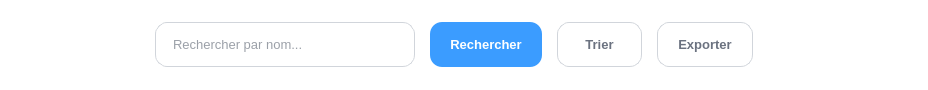
      <widget class="QFrame" name="toolbarFrame">
       <property name="minimumSize">
        <size>
         <width>0</width>
         <height>90</height>
        </size>
       </property>
       <property name="maximumSize">
        <size>
         <width>16777215</width>
         <height>90</height>
        </size>
       </property>
       <property name="styleSheet">
        <string notr="true">background-color: white;
border: none;</string>
       </property>
       <property name="frameShape">
        <enum>QFrame::Shape::NoFrame</enum>
       </property>
       <layout class="QHBoxLayout" name="horizontalLayoutToolbar">
        <property name="spacing">
         <number>15</number>
        </property>
        <property name="leftMargin">
         <number>40</number>
        </property>
        <property name="topMargin">
         <number>15</number>
        </property>
        <property name="rightMargin">
         <number>40</number>
        </property>
        <property name="bottomMargin">
         <number>15</number>
        </property>
        <item>
         <widget class="QPushButton" name="btnVueListe">
          <property name="minimumSize">
           <size>
            <width>100</width>
            <height>45</height>
           </size>
          </property>
          <property name="cursor">
           <cursorShape>PointingHandCursor</cursorShape>
          </property>
          <property name="styleSheet">
           <string notr="true">QPushButton {
    background: qlineargradient(x1:0, y1:0, x2:1, y2:0,
        stop:0 #3b9cff, stop:1 #2dd4bf);
    color: white;
    border: none;
    border-radius: 12px;
    padding: 12px 20px;
    font-size: 13px;
    font-weight: 600;
}
QPushButton:hover {
    background: qlineargradient(x1:0, y1:0, x2:1, y2:0,
        stop:0 #2b8cef, stop:1 #1dc4af);
}</string>
          </property>
          <property name="text">
           <string>Liste</string>
          </property>
          <property name="checkable">
           <bool>true</bool>
          </property>
          <property name="checked">
           <bool>true</bool>
          </property>
         </widget>
        </item>
        <item>
         <spacer name="horizontalSpacerToolbar">
          <property name="orientation">
           <enum>Qt::Orientation::Horizontal</enum>
          </property>
          <property name="sizeHint" stdset="0">
           <size>
            <width>0</width>
            <height>0</height>
           </size>
          </property>
         </spacer>
        </item>
        <item>
         <widget class="QLineEdit" name="lineEditRecherche">
          <property name="minimumSize">
           <size>
            <width>260</width>
            <height>45</height>
           </size>
          </property>
          <property name="maximumSize">
           <size>
            <width>260</width>
            <height>45</height>
           </size>
          </property>
          <property name="styleSheet">
           <string notr="true">QLineEdit {
    background-color: white;
    border: 1px solid #d1d5db;
    border-radius: 12px;
    padding: 10px 15px;
    font-size: 13px;
    color: #374151;
}
QLineEdit:focus {
    border-color: #3b9cff;
}</string>
          </property>
          <property name="placeholderText">
           <string>Rechercher par nom...</string>
          </property>
         </widget>
        </item>
        <item>
         <widget class="QPushButton" name="btnRecherche">
          <property name="minimumSize">
           <size>
            <width>110</width>
            <height>45</height>
           </size>
          </property>
          <property name="cursor">
           <cursorShape>PointingHandCursor</cursorShape>
          </property>
          <property name="styleSheet">
           <string notr="true">QPushButton {
    background-color: #3b9cff;
    color: white;
    border: none;
    border-radius: 12px;
    padding: 12px 20px;
    font-size: 13px;
    font-weight: 600;
}
QPushButton:hover {
    background-color: #2b8cef;
}</string>
          </property>
          <property name="text">
           <string>Rechercher</string>
          </property>
         </widget>
        </item>
        <item>
         <widget class="QPushButton" name="btnTrier">
          <property name="minimumSize">
           <size>
            <width>85</width>
            <height>45</height>
           </size>
          </property>
          <property name="cursor">
           <cursorShape>PointingHandCursor</cursorShape>
          </property>
          <property name="styleSheet">
           <string notr="true">QPushButton {
    background-color: white;
    color: #6b7280;
    border: 1px solid #d1d5db;
    border-radius: 12px;
    padding: 12px 20px;
    font-size: 13px;
    font-weight: 600;
}
QPushButton:hover {
    background-color: #f9fafb;
    color: #374151;
}</string>
          </property>
          <property name="text">
           <string>Trier</string>
          </property>
         </widget>
        </item>
        <item>
         <widget class="QPushButton" name="btnExporter">
          <property name="minimumSize">
           <size>
            <width>95</width>
            <height>45</height>
           </size>
          </property>
          <property name="cursor">
           <cursorShape>PointingHandCursor</cursorShape>
          </property>
          <property name="styleSheet">
           <string notr="true">QPushButton {
    background-color: white;
    color: #6b7280;
    border: 1px solid #d1d5db;
    border-radius: 12px;
    padding: 12px 20px;
    font-size: 13px;
    font-weight: 600;
}
QPushButton:hover {
    background-color: #f9fafb;
    color: #374151;
}</string>
          </property>
          <property name="text">
           <string>Exporter</string>
          </property>
         </widget>
        </item>
        <item>
         <widget class="QPushButton" name="btnStatistiques">
          <property name="minimumSize">
           <size>
            <width>120</width>
            <height>45</height>
           </size>
          </property>
          <property name="cursor">
           <cursorShape>PointingHandCursor</cursorShape>
          </property>
          <property name="styleSheet">
           <string notr="true">QPushButton {
    background: qlineargradient(x1:0, y1:0, x2:1, y2:0,
        stop:0 #3b9cff, stop:1 #2dd4bf);
    color: white;
    border: none;
    border-radius: 12px;
    padding: 12px 20px;
    font-size: 13px;
    font-weight: 600;
}
QPushButton:hover {
    background: qlineargradient(x1:0, y1:0, x2:1, y2:0,
        stop:0 #2b8cef, stop:1 #1dc4af);
}</string>
          </property>
          <property name="text">
           <string>Statistiques</string>
          </property>
         </widget>
        </item>
       </layout>
      </widget>
